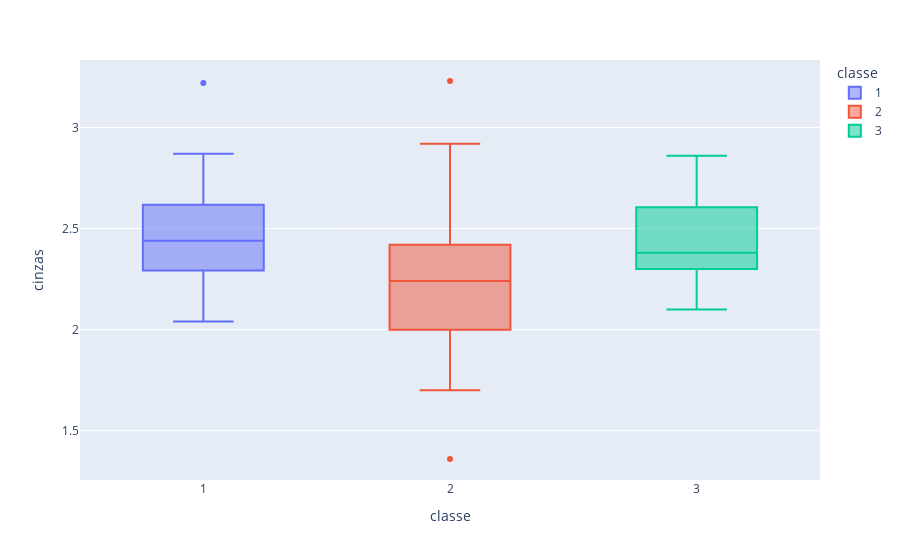

Here is the notebook cell this chart was saved with:
### Code cell
cinzas_box = px.box(vinhos, x='classe', y='cinzas', color='classe')
cinzas_box

### Figure 1 — Plotly figure (JSON) as saved in the notebook; plotly's stock layout.template omitted (floating-point values rounded to 4 significant figures)
{"data": [{"alignmentgroup": "True", "hovertemplate": "classe=%{x}<br>cinzas=%{y}<extra></extra>", "legendgroup": "1", "marker": {"color": "#636efa"}, "name": "1", "notched": false, "offsetgroup": "1", "orientation": "v", "showlegend": true, "type": "box", "x": ["1", "1", "1", "1", "1", "1", "1", "1", "1", "1", "1", "1", "1", "1", "1", "1", "1", "1", "1", "1", "1", "1", "1", "1", "1", "1", "1", "1", "1", "1", "1", "1", "1", "1", "1", "1", "1", "1", "1", "1", "1", "1", "1", "1", "1", "1", "1", "1", "1", "1", "1", "1", "1", "1", "1", "1", "1", "1", "1"], "x0": " ", "xaxis": "x", "y": [2.43, 2.14, 2.67, 2.5, 2.87, 2.45, 2.45, 2.61, 2.17, 2.27, 2.3, 2.32, 2.41, 2.39, 2.38, 2.7, 2.72, 2.62, 2.48, 2.56, 2.28, 2.65, 2.36, 2.52, 2.61, 3.22, 2.62, 2.14, 2.8, 2.21, 2.7, 2.36, 2.36, 2.7, 2.65, 2.41, 2.84, 2.55, 2.1, 2.51, 2.31, 2.12, 2.59, 2.29, 2.1, 2.44, 2.28, 2.12, 2.4, 2.27, 2.04, 2.6, 2.42, 2.68, 2.25, 2.46, 2.3, 2.68, 2.5], "y0": " ", "yaxis": "y"}, {"alignmentgroup": "True", "hovertemplate": "classe=%{x}<br>cinzas=%{y}<extra></extra>", "legendgroup": "2", "marker": {"color": "#EF553B"}, "name": "2", "notched": false, "offsetgroup": "2", "orientation": "v", "showlegend": true, "type": "box", "x": ["2", "2", "2", "2", "2", "2", "2", "2", "2", "2", "2", "2", "2", "2", "2", "2", "2", "2", "2", "2", "2", "2", "2", "2", "2", "2", "2", "2", "2", "2", "2", "2", "2", "2", "2", "2", "2", "2", "2", "2", "2", "2", "2", "2", "2", "2", "2", "2", "2", "2", "2", "2", "2", "2", "2", "2", "2", "2", "2", "2", "2", "2", "2", "2", "2", "2", "2", "2", "2", "2", "2"], "x0": " ", "xaxis": "x", "y": [1.36, 2.28, 2.02, 1.92, 2.16, 2.53, 2.56, 1.7, 1.92, 2.36, 1.75, 2.21, 2.67, 2.24, 2.6, 2.3, 1.92, 1.71, 2.23, 1.95, 2.4, 2, 2.2, 2.51, 2.32, 2.58, 2.24, 2.31, 2.62, 2.46, 2.3, 2.32, 2.42, 2.26, 2.22, 2.28, 2.2, 2.74, 1.98, 2.1, 2.21, 1.7, 1.9, 2.46, 1.88, 1.98, 2.27, 2.12, 2.28, 1.94, 2.7, 1.82, 2.17, 2.92, 2.5, 2.5, 2.2, 1.99, 2.19, 1.98, 2, 2.42, 3.23, 2.73, 2.13, 2.39, 2.17, 2.29, 2.78, 2.3, 2.38], "y0": " ", "yaxis": "y"}, {"alignmentgroup": "True", "hovertemplate": "classe=%{x}<br>cinzas=%{y}<extra></extra>", "legendgroup": "3", "marker": {"color": "#00cc96"}, "name": "3", "notched": false, "offsetgroup": "3", "orientation": "v", "showlegend": true, "type": "box", "x": ["3", "3", "3", "3", "3", "3", "3", "3", "3", "3", "3", "3", "3", "3", "3", "3", "3", "3", "3", "3", "3", "3", "3", "3", "3", "3", "3", "3", "3", "3", "3", "3", "3", "3", "3", "3", "3", "3", "3", "3", "3", "3", "3", "3", "3", "3", "3", "3"], "x0": " ", "xaxis": "x", "y": [2.32, 2.4, 2.4, 2.36, 2.25, 2.2, 2.54, 2.64, 2.19, 2.61, 2.7, 2.35, 2.72, 2.35, 2.2, 2.15, 2.23, 2.48, 2.38, 2.36, 2.62, 2.48, 2.75, 2.28, 2.1, 2.32, 2.38, 2.64, 2.7, 2.64, 2.38, 2.54, 2.58, 2.35, 2.3, 2.26, 2.6, 2.3, 2.69, 2.86, 2.32, 2.28, 2.48, 2.45, 2.48, 2.26, 2.37, 2.74], "y0": " ", "yaxis": "y"}], "layout": {"autosize": true, "boxmode": "overlay", "legend": {"title": {"text": "classe"}, "tracegroupgap": 0}, "margin": {"t": 60}, "xaxis": {"anchor": "y", "autorange": true, "categoryarray": ["1", "2", "3"], "categoryorder": "array", "domain": [0, 1], "range": [-0.5, 2.5], "title": {"text": "classe"}, "type": "category"}, "yaxis": {"anchor": "x", "autorange": true, "domain": [0, 1], "range": [1.256, 3.334], "title": {"text": "cinzas"}, "type": "linear"}}}
